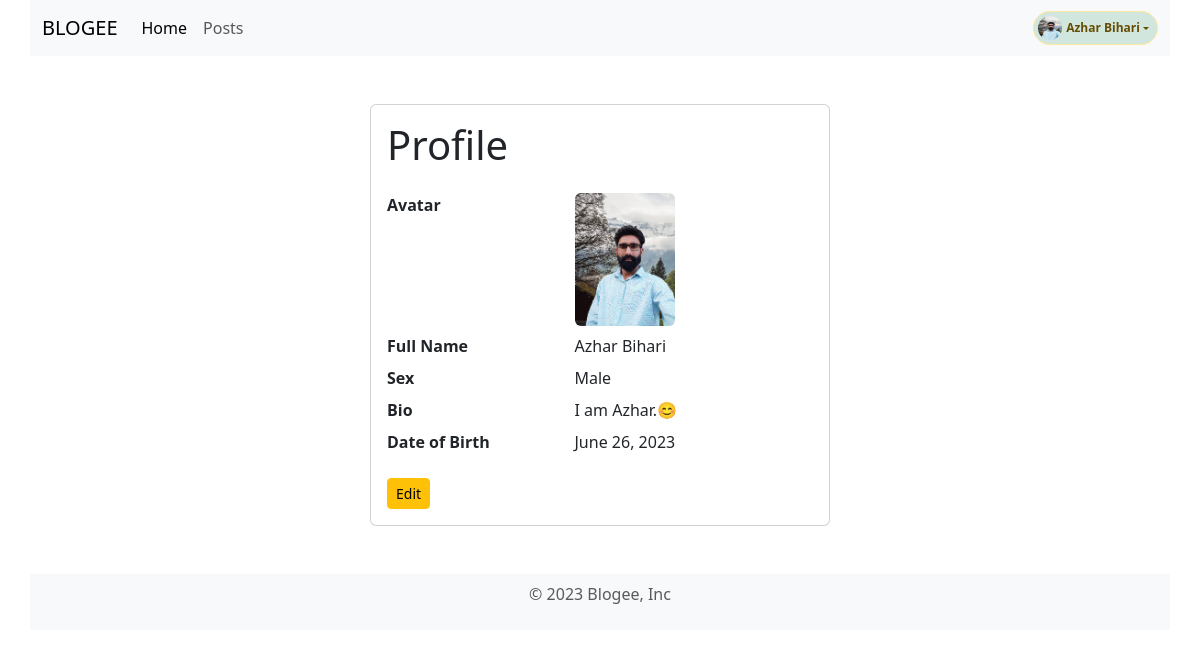
Page /accounts/profile/ (signed in) on the committed database.
### accounts/models.py (models this page shows)
class Account(AbstractUser):
    bio = models.TextField(blank=True, null=True)
    avatar = models.ImageField(
        upload_to='avatars/',
        blank=True,
        null=True,
        default='avatars/default_avatar.png'
    )
    SEX_CHOICES = (
        ('M', 'Male'),
        ('F', 'Female'),
        ('O', 'Other'),
    )
    date_of_birth = models.DateField(null=True, blank=True)
    sex = models.CharField(
        max_length=1, choices=SEX_CHOICES, blank=True, null=True)

### accounts/views.py (the view)
# urls.py: path('profile/', ProfileView.as_view(), name='profile'),
class ProfileView(LoginRequiredMixin, TemplateView):
    template_name = "accounts/profile.html"
    def get_context_data(self, **kwargs):
        context = super().get_context_data(**kwargs)
        context['user'] = self.request.user
        return context

### accounts/templates/accounts/profile.html
{% extends "no_sidebar_base.html" %}
{% block content %}
<div class="card mx-auto" style="width: 460px;">
    <div class="card-body">
        <h1 class="display-6 mb-4">Profile</h1>
        <dl class="row">
            <dt class="col-sm-5">Avatar</dt>
            <dd class="col-sm-7"><img src="{{ user.avatar.url }}" alt="" width="100" class="img-fluid rounded">
            </dd>
            <dt class="col-sm-5">Full Name</dt>
            <dd class="col-sm-7">{{ user.get_full_name }}</dd>
            <dt class="col-sm-5">Sex</dt>
            <dd class="col-sm-7">{{ user.get_sex_display }}</dd>
            <dt class="col-sm-5">Bio</dt>
            <dd class="col-sm-7">{{ user.bio }}</dd>
            <dt class="col-sm-5">Date of Birth</dt>
            <dd class="col-sm-7">{{ user.date_of_birth }}</dd>
        </dl>
        <a class="btn btn-sm btn-warning" href="{% url 'profile-edit' %}">Edit</a>
    </div>
</div>
{% endblock %}

### templates/components/header.html (shortened to what this page needs)
<header>
    <nav class="container navbar navbar-expand-lg bg-body-tertiary">
        <div class="container">
            <a class="navbar-brand ms-2 ms-sm-0" aria-current="page" to="/">BLOGEE</a>
            <div class="offcanvas offcanvas-start" tabindex="-1" id="navbarOffcanvasLg"
                aria-labelledby="navbarOffcanvasLgLabel">
                <div class="offcanvas-body">
                    <ul class="navbar-nav justify-content-start flex-grow-1 pe-3">
                        <li class="nav-item">
                            <a class="nav-link active" aria-current="page" href="{% url 'home' %}">Home</a>
                        </li>
                        <li class="nav-item">
                            <a class="nav-link" href="{% url 'post-list' %}">Posts</a>
                        </li>
                    </ul>
                </div>
            </div>
            {% if user.is_authenticated %}
            <div class="dropdown ms-auto">
                <a href="#" data-bs-toggle="dropdown" aria-expanded="false"
                    class="text-decoration-none dropdown-toggle badge d-flex align-items-center p-1 pe-2 text-warning-emphasis bg-success-subtle border border-warning-subtle rounded-pill">
                    <img src="{{ user.avatar.url }}" alt="" width="24" height="24" class="rounded-circle me-1">
                    {{ user.get_full_name|default:user.username }}
                </a>
            </div>
            {% else %}
            <div class="ms-auto">
                <a class="btn btn-primary btn-sm me-1" href="{% url 'login' %}">Login</a>
                <a class="btn btn-outline-secondary btn-sm" href="{% url 'register' %}">Register
                </a>
            </div>
            {% endif %}
        </div>
    </nav>
</header>

### rows in the picture
Account: avatar (placeholder picture), get_full_name "Azhar Bihari", sex "Male", bio "I am Azhar.😊", date_of_birth "June 26, 2023"
